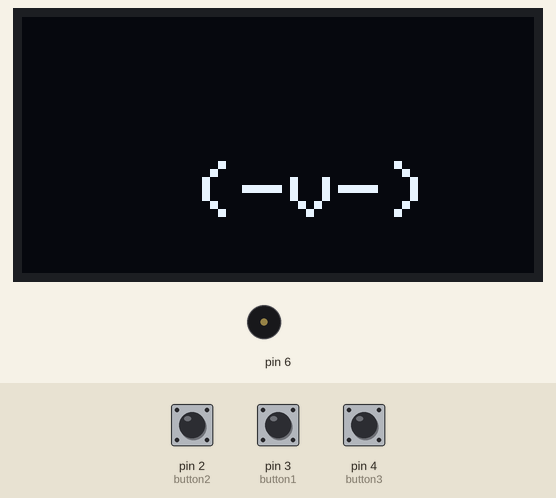
Recording of a sketch running on a simulated Arduino Uno, built with avr-gcc and run on an emulated ATmega328P. Shown: 128×64 one-colour display, buzzer (waves = sounding). Inputs (shaded band) come from the test bench; at power-on: pin 3 (button1) HIGH, pin 4 (button3) HIGH, pin 2 (button2) HIGH. Random numbers use the default seed unless the sketch sets one.

Above: at 7.08 s.
7.1 s: pin 3 (button1) pulled LOW for 1 s
At 9.2 s:
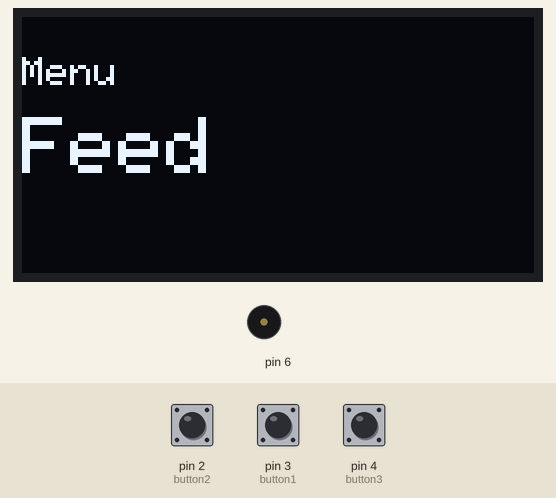
9.8 s: pin 4 (button3) pulled LOW for 0.15 s
At 10.6 s:
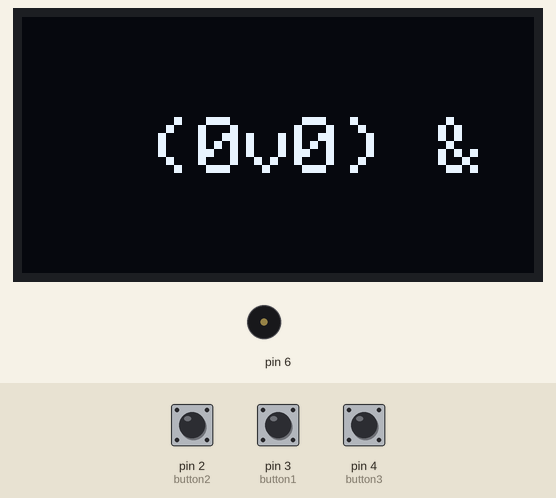
12.9 s: pin 2 (button2) pulled LOW for 3.2 s
At 17.6 s:
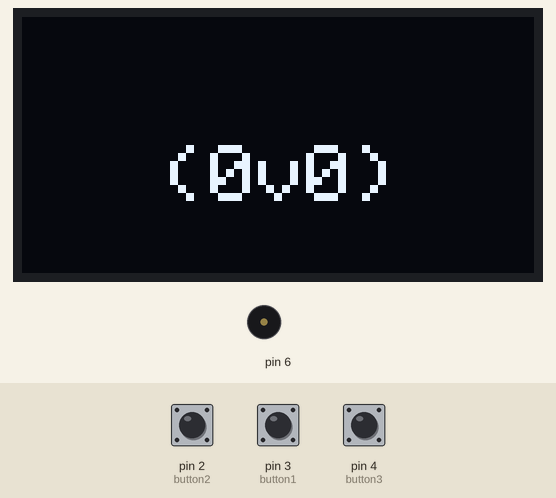
17.8 s: pin 2 (button2) pulled LOW for 0.15 s
At 18.83 s:
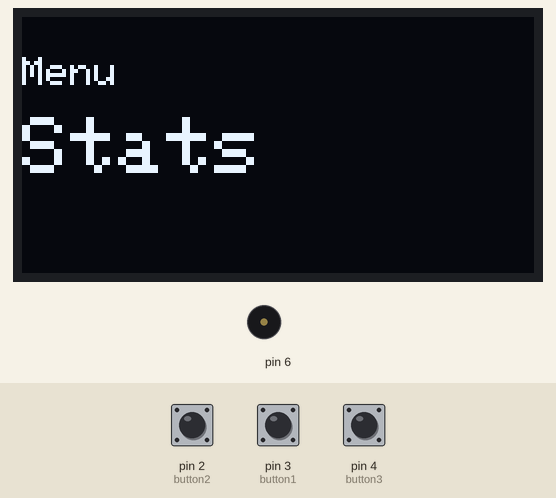
20.5 s: pin 4 (button3) pulled LOW for 3.2 s
At 21.06 s:
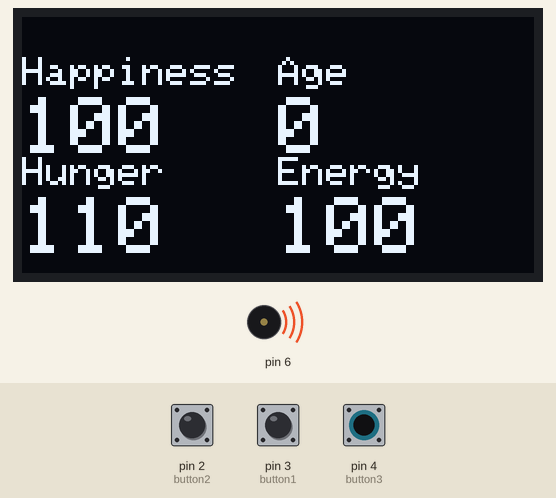
25.2 s: pin 2 (button2) pulled LOW for 1 s
At 25.93 s:
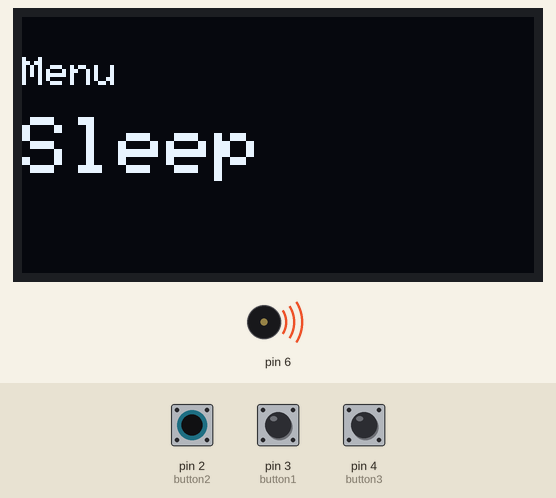
Timing chart, 0 to 28.2 s (numbered marks = the images above; inputs shaded):
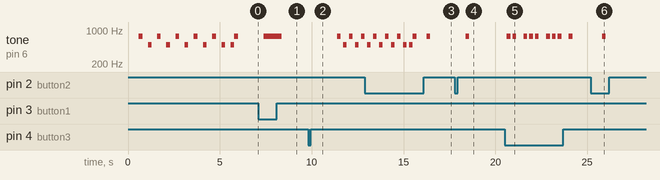

The sketch:

TamaDuino.ino
```cpp
/*
TamaDuino by NotHavoc (carbonfoxx)
This project used an Dasduino Core (spinoff nano), although you can use most boards.
Project uses 67% of Dasduinos'(nano's) memory (max is 30720 bytes). So this project requires a board
with atleast 2000bytes of storage.
I reccomend an 128x64 display for better viewability, although 128x32 is supported.

Passive Piezo = Pin 6
Button 1 = Pin 2
Button 2 = Pin 3
Button 3 = Pin 4
OLED SCL = A5(Search I2C pins of your board if youre not using a nano or an uno)
OLED SDA = A4
*/
#include <Wire.h>
#include <Adafruit_GFX.h>
#include <Adafruit_SSD1306.h>

#define SCREEN_WIDTH 128  // OLED display width, in pixels
#define SCREEN_HEIGHT 64  // OLED display height, in pixels

// Declaration for an SSD1306 display connected to I2C (SDA, SCL pins)
Adafruit_SSD1306 display(SCREEN_WIDTH, SCREEN_HEIGHT, &Wire, -1); // OLED Setup

// 'Untitled', 128x64px
const unsigned char epd_bitmap_Untitled[] PROGMEM = { // Bitmap of egg
  0x00, 0x00, 0x00, 0x00, 0x00, 0x00, 0x00, 0x00, 0x00, 0x00, 0x00, 0x00, 0x00, 0x00, 0x00, 0x00,
  0x00, 0x00, 0x00, 0x00, 0x00, 0x00, 0x00, 0x00, 0x00, 0x00, 0x00, 0x00, 0x00, 0x00, 0x00, 0x00,
  0x00, 0x00, 0x00, 0x00, 0x00, 0x00, 0x00, 0x00, 0x00, 0x00, 0x00, 0x00, 0x00, 0x00, 0x00, 0x00,
  0x00, 0x00, 0x00, 0x00, 0x00, 0x00, 0x00, 0x00, 0x00, 0x00, 0x00, 0x00, 0x00, 0x00, 0x00, 0x00,
  0x00, 0x00, 0x00, 0x00, 0x00, 0x00, 0x00, 0x00, 0x00, 0x00, 0x00, 0x00, 0x00, 0x00, 0x00, 0x00,
  0x00, 0x00, 0x00, 0x00, 0x00, 0x00, 0x00, 0x00, 0x00, 0x00, 0x00, 0x00, 0x00, 0x00, 0x00, 0x00,
  0x00, 0x00, 0x00, 0x00, 0x00, 0x00, 0x00, 0x00, 0x00, 0x00, 0x00, 0x00, 0x00, 0x00, 0x00, 0x00,
  0x00, 0x00, 0x00, 0x00, 0x00, 0x00, 0x00, 0x00, 0x00, 0x00, 0x00, 0x00, 0x00, 0x00, 0x00, 0x00,
  0x00, 0x00, 0x00, 0x00, 0x00, 0x00, 0x00, 0x00, 0x00, 0x00, 0x00, 0x00, 0x00, 0x00, 0x00, 0x00,
  0x00, 0x00, 0x00, 0x00, 0x00, 0x00, 0x00, 0x00, 0x00, 0x00, 0x00, 0x00, 0x00, 0x00, 0x00, 0x00,
  0x00, 0x00, 0x00, 0x00, 0x00, 0x00, 0x00, 0x00, 0x00, 0x00, 0x00, 0x00, 0x00, 0x00, 0x00, 0x00,
  0x00, 0x00, 0x00, 0x00, 0x00, 0x00, 0x00, 0x00, 0x00, 0x00, 0x00, 0x00, 0x00, 0x00, 0x00, 0x00,
  0x00, 0x00, 0x00, 0x00, 0x00, 0x00, 0x00, 0x00, 0x00, 0x00, 0x00, 0x00, 0x00, 0x00, 0x00, 0x00,
  0x00, 0x00, 0x00, 0x00, 0x00, 0x00, 0x00, 0x00, 0x00, 0x00, 0x00, 0x00, 0x00, 0x00, 0x00, 0x00,
  0x00, 0x00, 0x00, 0x00, 0x00, 0x00, 0x00, 0x00, 0x00, 0x00, 0x00, 0x00, 0x00, 0x00, 0x00, 0x00,
  0x00, 0x00, 0x00, 0x00, 0x00, 0x00, 0x00, 0x00, 0x00, 0x00, 0x00, 0x00, 0x00, 0x00, 0x00, 0x00,
  0x00, 0x00, 0x00, 0x00, 0x00, 0x00, 0x00, 0x00, 0x00, 0x00, 0x00, 0x00, 0x00, 0x00, 0x00, 0x00,
  0x00, 0x00, 0x00, 0x00, 0x00, 0x00, 0x00, 0x00, 0x00, 0x00, 0x00, 0x00, 0x00, 0x00, 0x00, 0x00,
  0x00, 0x00, 0x00, 0x00, 0x00, 0x00, 0x00, 0x00, 0x00, 0x00, 0x00, 0x00, 0x00, 0x00, 0x00, 0x00,
  0x00, 0x00, 0x00, 0x00, 0x00, 0x00, 0x00, 0x00, 0x00, 0x00, 0x00, 0x00, 0x00, 0x00, 0x00, 0x00,
  0x00, 0x00, 0x00, 0x00, 0x00, 0x00, 0x00, 0x00, 0x00, 0x00, 0x00, 0x00, 0x00, 0x00, 0x00, 0x00,
  0x00, 0x00, 0x00, 0x00, 0x00, 0x00, 0x00, 0x00, 0x00, 0x00, 0x00, 0x00, 0x00, 0x00, 0x00, 0x00,
  0x00, 0x00, 0x00, 0x00, 0x00, 0x00, 0x00, 0x7e, 0x00, 0x00, 0x00, 0x00, 0x00, 0x00, 0x00, 0x00,
  0x00, 0x00, 0x00, 0x00, 0x00, 0x00, 0x00, 0xe1, 0x00, 0x00, 0x00, 0x00, 0x00, 0x00, 0x00, 0x00,
  0x00, 0x00, 0x00, 0x00, 0x00, 0x00, 0x01, 0xe0, 0x80, 0x00, 0x00, 0x00, 0x00, 0x00, 0x00, 0x00,
  0x00, 0x00, 0x00, 0x00, 0x00, 0x00, 0x03, 0xe0, 0x40, 0x00, 0x00, 0x00, 0x00, 0x00, 0x00, 0x00,
  0x00, 0x00, 0x00, 0x00, 0x00, 0x00, 0x03, 0xc1, 0xc0, 0x00, 0x00, 0x00, 0x00, 0x00, 0x00, 0x00,
  0x00, 0x00, 0x00, 0x00, 0x00, 0x00, 0x03, 0xc1, 0xc0, 0x00, 0x00, 0x00, 0x00, 0x00, 0x00, 0x00,
  0x00, 0x00, 0x00, 0x00, 0x00, 0x00, 0x02, 0x01, 0xc0, 0x00, 0x00, 0x00, 0x00, 0x00, 0x00, 0x00,
  0x00, 0x00, 0x00, 0x00, 0x00, 0x00, 0x02, 0x39, 0xc0, 0x00, 0x00, 0x00, 0x00, 0x00, 0x00, 0x00,
  0x00, 0x00, 0x00, 0x00, 0x00, 0x00, 0x02, 0x38, 0x40, 0x00, 0x00, 0x00, 0x00, 0x00, 0x00, 0x00,
  0x00, 0x00, 0x00, 0x00, 0x00, 0x00, 0x02, 0x38, 0x40, 0x00, 0x00, 0x00, 0x00, 0x00, 0x00, 0x00,
  0x00, 0x00, 0x00, 0x00, 0x00, 0x00, 0x02, 0x00, 0x40, 0x00, 0x00, 0x00, 0x00, 0x00, 0x00, 0x00,
  0x00, 0x00, 0x00, 0x00, 0x00, 0x00, 0x02, 0x00, 0x40, 0x00, 0x00, 0x00, 0x00, 0x00, 0x00, 0x00,
  0x00, 0x00, 0x00, 0x00, 0x00, 0x00, 0x02, 0x70, 0x40, 0x00, 0x00, 0x00, 0x00, 0x00, 0x00, 0x00,
  0x00, 0x00, 0x00, 0x00, 0x00, 0x00, 0x01, 0xf0, 0x80, 0x00, 0x00, 0x00, 0x00, 0x00, 0x00, 0x00,
  0x00, 0x00, 0x00, 0x00, 0x00, 0x00, 0x00, 0xff, 0x00, 0x00, 0x00, 0x00, 0x00, 0x00, 0x00, 0x00,
  0x00, 0x00, 0x00, 0x00, 0x00, 0x00, 0x00, 0x00, 0x00, 0x00, 0x00, 0x00, 0x00, 0x00, 0x00, 0x00,
  0x00, 0x00, 0x00, 0x00, 0x00, 0x00, 0x00, 0x00, 0x00, 0x00, 0x00, 0x00, 0x00, 0x00, 0x00, 0x00,
  0x00, 0x00, 0x00, 0x00, 0x00, 0x00, 0x00, 0x00, 0x00, 0x00, 0x00, 0x00, 0x00, 0x00, 0x00, 0x00,
  0x00, 0x00, 0x00, 0x00, 0x00, 0x00, 0x00, 0x00, 0x00, 0x00, 0x00, 0x00, 0x00, 0x00, 0x00, 0x00,
  0x00, 0x00, 0x00, 0x00, 0x00, 0x00, 0x00, 0x00, 0x00, 0x00, 0x00, 0x00, 0x00, 0x00, 0x00, 0x00,
  0x00, 0x00, 0x00, 0x00, 0x00, 0x00, 0x00, 0x00, 0x00, 0x00, 0x00, 0x00, 0x00, 0x00, 0x00, 0x00,
  0x00, 0x00, 0x00, 0x00, 0x00, 0x00, 0x00, 0x00, 0x00, 0x00, 0x00, 0x00, 0x00, 0x00, 0x00, 0x00,
  0x00, 0x00, 0x00, 0x00, 0x00, 0x00, 0x00, 0x00, 0x00, 0x00, 0x00, 0x00, 0x00, 0x00, 0x00, 0x00,
  0x00, 0x00, 0x00, 0x00, 0x00, 0x00, 0x00, 0x00, 0x00, 0x00, 0x00, 0x00, 0x00, 0x00, 0x00, 0x00,
  0x00, 0x00, 0x00, 0x00, 0x00, 0x00, 0x00, 0x00, 0x00, 0x00, 0x00, 0x00, 0x00, 0x00, 0x00, 0x00,
  0x00, 0x00, 0x00, 0x00, 0x00, 0x00, 0x00, 0x00, 0x00, 0x00, 0x00, 0x00, 0x00, 0x00, 0x00, 0x00,
  0x00, 0x00, 0x00, 0x00, 0x00, 0x00, 0x00, 0x00, 0x00, 0x00, 0x00, 0x00, 0x00, 0x00, 0x00, 0x00,
  0x00, 0x00, 0x00, 0x00, 0x00, 0x00, 0x00, 0x00, 0x00, 0x00, 0x00, 0x00, 0x00, 0x00, 0x00, 0x00,
  0x00, 0x00, 0x00, 0x00, 0x00, 0x00, 0x00, 0x00, 0x00, 0x00, 0x00, 0x00, 0x00, 0x00, 0x00, 0x00,
  0x00, 0x00, 0x00, 0x00, 0x00, 0x00, 0x00, 0x00, 0x00, 0x00, 0x00, 0x00, 0x00, 0x00, 0x00, 0x00,
  0x00, 0x00, 0x00, 0x00, 0x00, 0x00, 0x00, 0x00, 0x00, 0x00, 0x00, 0x00, 0x00, 0x00, 0x00, 0x00,
  0x00, 0x00, 0x00, 0x00, 0x00, 0x00, 0x00, 0x00, 0x00, 0x00, 0x00, 0x00, 0x00, 0x00, 0x00, 0x00,
  0x00, 0x00, 0x00, 0x00, 0x00, 0x00, 0x00, 0x00, 0x00, 0x00, 0x00, 0x00, 0x00, 0x00, 0x00, 0x00,
  0x00, 0x00, 0x00, 0x00, 0x00, 0x00, 0x00, 0x00, 0x00, 0x00, 0x00, 0x00, 0x00, 0x00, 0x00, 0x00,
  0x00, 0x00, 0x00, 0x00, 0x00, 0x00, 0x00, 0x00, 0x00, 0x00, 0x00, 0x00, 0x00, 0x00, 0x00, 0x00,
  0x00, 0x00, 0x00, 0x00, 0x00, 0x00, 0x00, 0x00, 0x00, 0x00, 0x00, 0x00, 0x00, 0x00, 0x00, 0x00,
  0x00, 0x00, 0x00, 0x00, 0x00, 0x00, 0x00, 0x00, 0x00, 0x00, 0x00, 0x00, 0x00, 0x00, 0x00, 0x00,
  0x00, 0x00, 0x00, 0x00, 0x00, 0x00, 0x00, 0x00, 0x00, 0x00, 0x00, 0x00, 0x00, 0x00, 0x00, 0x00,
  0x00, 0x00, 0x00, 0x00, 0x00, 0x00, 0x00, 0x00, 0x00, 0x00, 0x00, 0x00, 0x00, 0x00, 0x00, 0x00,
  0x00, 0x00, 0x00, 0x00, 0x00, 0x00, 0x00, 0x00, 0x00, 0x00, 0x00, 0x00, 0x00, 0x00, 0x00, 0x00,
  0x00, 0x00, 0x00, 0x00, 0x00, 0x00, 0x00, 0x00, 0x00, 0x00, 0x00, 0x00, 0x00, 0x00, 0x00, 0x00,
  0x00, 0x00, 0x00, 0x00, 0x00, 0x00, 0x00, 0x00, 0x00, 0x00, 0x00, 0x00, 0x00, 0x00, 0x00, 0x00
};

const int button1 = 3; // Button
const int button2 = 2; // Pins
const int button3 = 4; //
int inMenu = 0; // other variables
int hunger = 100; //
int happiness = 100; //
int energy = 100; //
int prestate = 0; //
int countValue = 0; //
int mealCountValue = 0; //
int age = 0; //
int gamestate = 1; //
int toggleanim = 0; //
int mealCooldown; //
String pet = "(0v0)"; // pet face (if you want change)
const unsigned long happinessInterval = 45000; // millis functions
const unsigned long hungerInterval = 35000; //
const unsigned long energyInterval = 60000; //
const unsigned long ageInterval = 60000; //
const unsigned long mealcdInterval = 25000; //
const unsigned long animInterval = 1000; //
const unsigned long blinkInterval = 100; //
unsigned long huprevTime = 0; //
unsigned long haprevTime = 0; //
unsigned long enprevTime = 0; //
unsigned long ageprevTime = 0; //
unsigned long mcdprevTime = 0; //
unsigned long animprevTime = 0; //
unsigned long blprevTime = 0; //
const int buzzer = 6;

// Array of all bitmaps for convenience. (Total bytes used to store images in PROGMEM = 1040)
const int epd_bitmap_allArray_LEN = 1;
const unsigned char* epd_bitmap_allArray[1] = {
  epd_bitmap_Untitled
}; // bitmap


void setup() {
  Serial.begin(9600); // begin serial communicationfor debug

  if (!display.begin(SSD1306_SWITCHCAPVCC, 0x3C)) {  // Address 0x3D for 128x64
    Serial.println(F("SSD1306 allocation failed")); // failsafe if oled not detected
    for (;;)
      ;
  }

  pinMode(button1, INPUT_PULLUP); //button pinmodes
  pinMode(button2, INPUT_PULLUP); //
  pinMode(button3, INPUT_PULLUP); //

  display.clearDisplay();
  display.setTextSize(1);
  display.setTextColor(WHITE);
  display.setCursor(0, 10);
  display.print("TamaDuino v1.0"); // name and version
  display.display();
  delay(500);
  display.clearDisplay();
  display.drawBitmap(0, 0, epd_bitmap_Untitled, 128, 64, 1); // show egg bitmap
  display.display();

  for (int i = 0; i < 5; i++) { // make the egg blink like its hatching
    display.invertDisplay(true);
    tone(6, 750, 200);
    delay(500);
    display.invertDisplay(false);
    tone(6, 500, 200);
    delay(500);
  }
  display.invertDisplay(false);
  display.clearDisplay();
  display.setTextSize(2);
  display.setCursor(32, 25);
  tone(6, 500, 200);
  delay(200);
  tone(6, 750, 200);
  display.print("(0v0)"); // the pet gets hatched
  display.display();
  toggleanim = 1;
}

void loop() {
  int buttonState1 = digitalRead(button1); // button read functions
  int buttonState2 = digitalRead(button2); //
  int buttonState3 = digitalRead(button3); //
  unsigned long time = millis(); // millis function
  int randposx = random(32,51); //random functions to make the pet wander
  int randposy = random(25,39);//

  if (buttonState2 == 0) { // change countvalue for menu scrolling
    countValue++;
    delay(100);
  }

  if (time - huprevTime >= hungerInterval) { // change hunger by time
    hunger -= 10;

    huprevTime = time;
  }

  if (time - haprevTime >= happinessInterval) { // change happiness by time
    happiness -= 20;

    haprevTime = time;
  }

  if (time - enprevTime >= energyInterval) { // change energy by time
    energy -= 30;

    enprevTime = time;
  }

  if (time - ageprevTime >= ageInterval) { // change age (up) by time
    age += 1;

    ageprevTime = time;
  }
  if (time - blprevTime >= blinkInterval) { // make the pet blink
    pet = "(0v0)";
    delay(50);
    pet = "(-v-)";
    delay(50);
    pet = "(0v0)";


    blprevTime = time;
  }
  if (time - animprevTime >= animInterval && toggleanim == 1) { //make the pet wander
    display.clearDisplay();
    display.setTextSize(2);
    display.setCursor(randposx, randposy);
    display.clearDisplay();
    display.print("(-v-)");
    display.display();
    delay(70);
    display.setCursor(randposx, randposy);
    display.clearDisplay();
    display.print("(0v0)");
    display.display();
    delay(70);
    display.setCursor(randposx, randposy);
    display.clearDisplay();
    display.print("(0v0)");
    display.display();
    delay(70);

    animprevTime = time;
  }

  //Serial.println(); // UNCOMMENT FOR DEBUG

  if (buttonState1 == 0){ // Menu toggle
    toggleanim = 0;
    tone(6, 750, 200);
    display.clearDisplay();
    display.setCursor(0, 10);
    display.setTextSize(1);
    display.print("Menu");
    display.display();
    display.setCursor(0, 25);
    display.setTextSize(2);
    display.print("Feed");
    display.display();
    inMenu = 1;
    countValue = 0;
  }
  if (countValue == 1 && inMenu == 1){ // Menu scroll to "Play"
    tone(6, 750, 200);
    display.clearDisplay();
    display.setCursor(0, 10);
    display.setTextSize(1);
    display.print("Menu");
    display.display();
    display.setCursor(0, 25);
    display.setTextSize(2);
    display.print("Play");
    display.display();
    inMenu = 2;
  }
  if (countValue == 2 && inMenu == 2){ // Menu scroll to "Stats"
    tone(6, 750, 200);
    display.clearDisplay();
    display.setCursor(0, 10);
    display.setTextSize(1);
    display.print("Menu");
    display.display();
    display.setCursor(0, 25);
    display.setTextSize(2);
    display.print("Stats");
    display.display();
    inMenu = 3;
  }
  if (countValue == 3 && inMenu == 3){ // Menu scroll to "Sleep"
    tone(6, 750, 200);
    display.clearDisplay();
    display.setCursor(0, 10);
    display.setTextSize(1);
    display.print("Menu");
    display.display();
    display.setCursor(0, 25);
    display.setTextSize(2);
    display.print("Sleep");
    display.display();
    inMenu = 4;
  }
  if (countValue == 5 && inMenu == 4){ // Menu scroll to "Exit Menu"
    tone(6, 750, 200);
    display.clearDisplay();
    display.setCursor(0, 10);
    display.setTextSize(1);
    display.print("Menu");
    display.display();
    display.setCursor(0, 25);
    display.setTextSize(2);
    display.print("Exit Menu");
    display.display();
    inMenu = 6;
  }
  if (countValue > 4) { // If countvalue is bigger then 4 reset it (for stability)
    countValue = 1;
  }
  if (buttonState3 == 0 && inMenu == 1){ // make the pet eat when clicking action button on the "Feed" menu
    delay(200);
    display.clearDisplay();
    display.setCursor(32, 25);
    display.print("(0v0) &");
    display.display();
    delay(600);
    display.clearDisplay();
    display.setCursor(32, 25);
    display.print("( 0v0) &");
    display.display();
    delay(600);
    for (int i = 0; i < 6; i++) {
      display.clearDisplay();
      display.setCursor(30, 25);
      tone(6, 750, 200);
      display.print("( 0A0) &");
      display.display();
      delay(300);
      display.setCursor(32, 25);
      display.clearDisplay();
      tone(6, 500, 200);
      display.print("( 0-0) &");
      display.display();
      delay(300);
    }
    display.clearDisplay();
    display.setCursor(32, 25);
    tone(6, 500, 200);
    delay(200);
    tone(6, 750, 200);
    display.print("(0w0)");
    display.display();
    delay(200);
    hunger += 10; // hunger rises by 10
    display.clearDisplay();
    display.setCursor(32, 25);
    display.print(pet);
    display.display();
    toggleanim = 1;
    countValue = 0;
    //mealCooldown = 0;
  }
  if (buttonState3 == 0 && inMenu == 2){ // make the pet play when clicking action button on the "Play" menu
    for (int i = 0; i < 6; i++) {
      display.clearDisplay();
      display.setCursor(30, 25);
      tone(6, 500, 200);
      display.print("( 0v0)-@");
      display.display();
      delay(300);
      display.setCursor(32, 25);
      display.clearDisplay();
      tone(6, 1000, 200);
      display.print("( -v-)-@");
      display.display();
      delay(300);
    }
    display.clearDisplay();
    display.setCursor(32, 25);
    tone(6, 500, 200);
    delay(200);
    tone(6, 750, 200);
    display.print("(0w0)");
    display.display();
    delay(200);
    happiness += 10; // happiness rises by 10
    display.clearDisplay();
    display.setCursor(32, 25);
    display.print(pet);
    display.display();
    toggleanim = 1;
    countValue = 0;
  }


if(buttonState3 == 0 && inMenu == 3){ // show stats when clicking action button on the "Stats" menu
  tone(6, 750, 200);
  display.clearDisplay();
  display.setTextSize(1);
  display.setCursor(0, 10);
  display.print("Happiness");
  display.display();
  display.setTextSize(2);
  display.setCursor(0, 20);
  display.print(happiness);
  display.display();
  display.setTextSize(1);
  display.setCursor(0, 35);
  display.print("Hunger");
  display.display();
  display.setTextSize(2);
  display.setCursor(0, 45);
  display.print(hunger);
  display.display();
  display.setTextSize(1);
  display.setCursor(64, 35);
  display.print("Energy");
  display.display();
  display.setTextSize(2);
  display.setCursor(64, 45);
  display.print(energy);
  display.display();
  display.setTextSize(1);
  display.setCursor(64, 10);
  display.print("Age");
  display.display();
  display.setTextSize(2);
  display.setCursor(64, 20);
  display.print(age);
  display.display();
  countValue = 0;
}

if (buttonState3 == 0 && inMenu == 4) { // make the pet sleep when clicking action button on the "Sleep" menu
  display.clearDisplay();
  display.setCursor(32, 25);
  tone(6, 750, 200);
  display.print("(-v-)zzz");
  display.display();
  delay(2000);
  tone(6, 500, 200);
  delay(200);
  tone(6, 750, 200);
  display.clearDisplay();
  display.setCursor(32, 25);
  display.print(pet);
  display.display();
  toggleanim = 1;
  energy += 10;
}
if (buttonState3 == 0 && inMenu == 6) { // Exit menu when clicking action button on the "Exit Menu" menu
  tone(6, 750, 200);
  display.clearDisplay();
  display.setCursor(32, 25);
  display.print(pet);
  display.display();
  toggleanim = 1;
  countValue = 0;
}

if (happiness == 0 || hunger == 0 || energy == 0 || hunger == 150) { // Make pet die when stats reach 0 or if pet overfed to 150
  toggleanim = 0;
  display.clearDisplay();
  display.setTextSize(1);
  display.setCursor(15, 25);
  display.print("Your pet has died.");
  display.display();
  delay(2000);
  display.setCursor(0, 25);
  display.clearDisplay();
  display.print("It lived till age ");
  display.setCursor(115, 25);
  display.print(age);
  display.display();
  delay(2000);
}

if (energy > 100) { // Disable energy override
  energy = 100;
}
if (happiness > 100) { // Disable happiness override
  happiness = 100;
}

}
```

Measured:
- after the input at 7.1 s, tone on pin 6: silent → 750 Hz after 0.30 s, → silent 0.97 s later
- after the input at 9.8 s, tone on pin 6: silent → 750 Hz after 1.6 s, then repeats every 0.65 s: silent 0.13 s, 500 Hz 0.20 s, silent 0.13 s, 750 Hz 0.20 s; the display: changes after 0.35 s (image 2)
- after the input at 17.8 s, tone on pin 6: silent → 750 Hz after 0.59 s, → silent 0.20 s later
- after the input at 20.5 s, tone on pin 6: silent → 750 Hz after 0.13 s, then repeats every 1.2 s: silent 0.11 s, 750 Hz 0.20 s, silent 0.40 s, 750 Hz 0.20 s, silent 0.11 s, 750 Hz 0.20 s
- after the input at 25.2 s, tone on pin 6: silent → 750 Hz after 0.61 s, → silent 0.20 s later
- by itself, tone on pin 6: plays 750 Hz for 0.20 s, 500 Hz for 0.20 s, 750 Hz for 0.20 s, 500 Hz for 0.20 s, 750 Hz for 0.20 s, 500 Hz for 0.20 s … (12 notes in this stretch)
- what the display in image 2 shows lasts 0.6 s, from 10.2 s to 10.8 s
